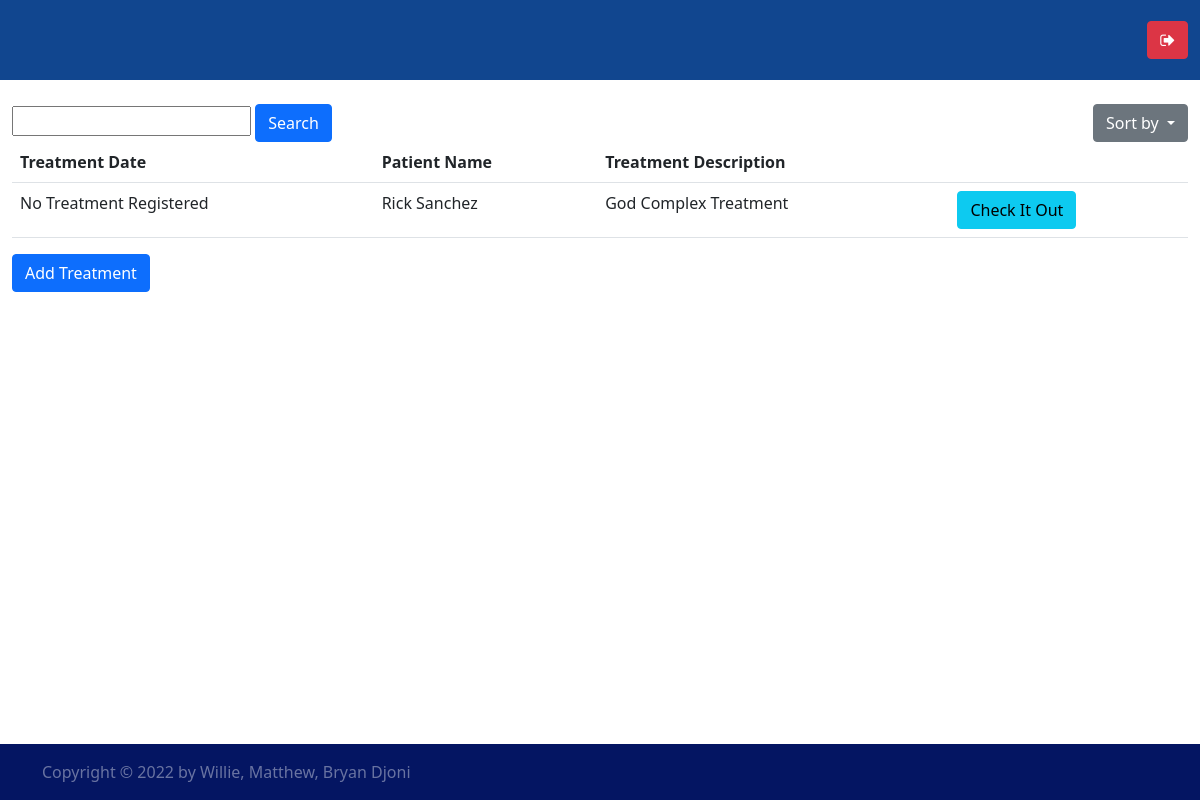
The page / (signed in) on the database its author committed.
### aegisCorp/models/hospitalModel.py (models this page shows)
class TreatmentHeader(db.Model):
    __tablename__ = 'treatmentHeaders'
    id = db.Column(db.Integer, primary_key=True)
    hospital = relationship('Hospital', back_populates='treatments')
    hospital_id = db.Column(db.Integer, db.ForeignKey("hospitals.id"))
    customer = relationship("Customer", back_populates='treatments')
    customer_id = db.Column(db.Integer, db.ForeignKey('customers.id'))
    description = db.Column(db.String(500), unique=True, nullable=False)
    claims = relationship('TreatmentClaim', back_populates='treatment')
    details = relationship("TreatmentDetail", back_populates='header')

### aegisCorp/models/userModel.py (models this page shows)
class User(db.Model, UserMixin):
    __tablename__ = 'users'
    id = db.Column(db.Integer, primary_key=True)
    name = db.Column(db.String(255), unique=True, nullable=False)
    email = db.Column(db.String(255), unique=True, nullable=False)
    password = db.Column(db.String(255), nullable=False)
    sex = db.Column(db.Boolean, nullable=False)
    dob = db.Column(db.Date, nullable=False)
    customers = relationship('Customer', back_populates='user')
    insurance_staffs = relationship('InsuranceStaff', back_populates='user')
    hospital_staffs = relationship('HospitalStaff', back_populates='user')

### aegisCorp/routes/views.py (the view)
@views.route("/")
def home():
    sort_filter = {'description':TreatmentHeader.description, 'hospital':Hospital.name, 'patient':User.name}
    if current_user.is_authenticated:
        user_type = get_user_type(current_user)
        user = user_models.get(user_type).query.filter_by(user_id=current_user.id).first()
        query = f'%{request.args.get("search") if request.args.get("search") not in [None, ""] else ""}%'
        treatments = TreatmentHeader.query.join(TreatmentHeader.customer)\
            .join(Customer.user).join(TreatmentHeader.hospital)\
                .filter(or_(Hospital.name.ilike(query), User.name.ilike(query),\
                    TreatmentHeader.description.ilike(query))).\
                        order_by(sort_filter.get(request.args.get('sort', 'description')))
        if user_type == 'Customer':
            treatments = treatments.filter(Customer.id==user.id)
        elif user_type == 'Hospital':
            treatments = treatments.filter(TreatmentHeader.hospital_id==user.hospital_id)
        elif user_type == 'Insurance':
            treatments = treatments.join(Customer.insurances).join(CustomerInsurance.policy).filter_by(company_id=user.company_id)
        return render_template('views.html', user=user, treatments=treatments, sort_by = request.args.get('sort'), search=request.args.get('search'))
    else:
         return redirect(url_for('auth.login'))

### aegisCorp/utils/filters/treatment.py (called while the page is built)
def add_args(detail):
    return f"&search={detail}" if detail else ""

def get_first_date(details):
    if details == []:
        return "No Treatment Registered"
    else:
        first_date = details[0].startDate
        for detail in details:
            if detail.startDate<first_date:
                first_date = detail.startDate
        return format_date(first_date)

### aegisCorp/utils/filters/user.py (called while the page is built)
def get_user_type(current_user):
    hospital_staff = HospitalStaff.query.filter_by(user_id = current_user.id).first()
    insurance_staff = InsuranceStaff.query.filter_by(user_id = current_user.id).first()
    customer = Customer.query.filter_by(user_id = current_user.id).first()
    if hospital_staff:
        return 'Hospital'
    elif insurance_staff:
        return 'Insurance'
    else:
        return "Customer"

### aegisCorp/templates/views.html (shortened to what this page needs)
{% extends "./layout.html" %}
{% block content %}
<main class="container-fluid my-4">
    {% if treatments != [] %}
    <div class="d-flex justify-content-between">
        <form action="{{url_for('views.home')}}" method="get">
            <input type="text" name="search" id="search" required>
            <button type="submit" class="btn btn-primary">Search</button>
        </form>
        <div class="dropdown">
            <button class="btn btn-secondary dropdown-toggle" type="button" id="dropdownMenuButton1" data-bs-toggle="dropdown" aria-expanded="false">
                Sort by
            </button>
            </div>
    </div>
    <table class="table">
        <tr>
            <th>Treatment Date</th>
            <th>Patient Name</th>
            <th>Treatment Description</th>
            <th></th>
        </tr>
    {% for treatment in treatments: %}
        <tr>
            <td>{{treatment.details | get_first_date}}</td>
            <td>{{treatment.customer.user.name}}</td>
            <td>{{treatment.description}}</td>
            <td><a href="{{url_for('hospital.get_treatment', treatment_id=treatment.id)}}" class="btn btn-info">Check It Out</a></td>
        </tr>
    {% endfor %}
    </table>
    {% endif %}
    {% if current_user | get_user_type == 'Hospital' %}
        <a href="{{url_for('hospital.add_treatment')}}" class="btn btn-primary">Add Treatment</a>
    {% elif current_user | get_user_type == 'Insurance' %}
        <a href="" class="btn btn-primary">Check Claim History??</a>
    {% else %}
        <a href="{{url_for('customer.get_insurances')}}" class="btn btn-primary float-end">Check My Insurance Policies</a>
    {% endif %}
</main>
{% endblock %}

### aegisCorp/static/css/styles.css (style rules this page uses)
body { min-width: 100vw; width:100vw; min-height: 100vh; height:100vh; }

### rows shown on the page
TreatmentHeader: details|get_first_date "No Treatment Registered", customer.user.name "Rick Sanchez", description "God Complex Treatment"
